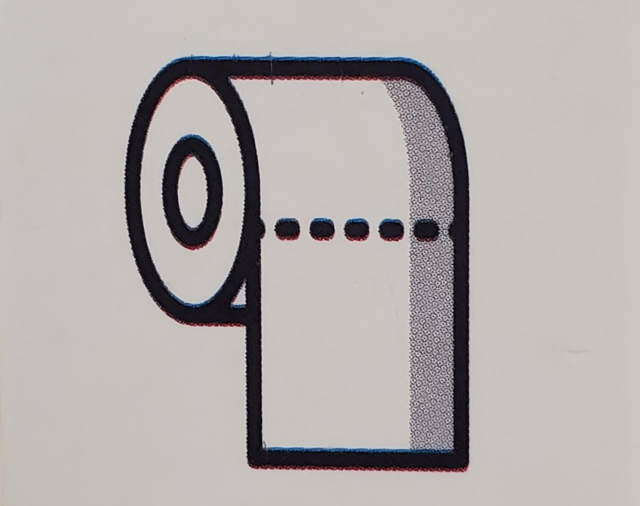
#> input picture Imagenes/Train2/Toilet_paper.jpeg, 1280 x 1012 px, found by its file name (shown at 1/2 size)
$ python Adjust_contrast.py
#> lines starting #> are read from the running program, lines starting #| are printed output that depends on the picture

from cProfile import label
import cv2 as cv
import numpy as np
import matplotlib.pyplot as plt

def rz(image, width=None, height=None, inter=cv.INTER_AREA):
#> called with width = 400, inter = 3
    dim = None
    (h, w) = image.shape[:2]
#> h = 1012; w = 1280

    if width is None and height is None:
        return image
    if width is None:
        r = height / float(h)
        dim = (int(w * r), height)
    else:
        r = width / float(w)
#> r = 0.312
        dim = (width, int(h * r))
#> dim = (400, 316)

    return cv.resize(image, dim, interpolation=inter)
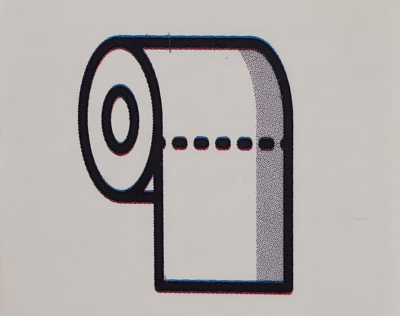
#> returned value: shape (316, 400, 3); mean of channels 0, 1, 2 171.4, 172.9, 177.9; drawn as B, G, R

#leer imagen
img = rz(cv.imread('D:\\DocumentosD\\UTP\\brazo\\Train2\\Toilet_paper.jpeg',cv.IMREAD_COLOR), width= 400 )


#intensity
def contrast_img(img, intensity):
#> called with intensity = 2
    if intensity >= 0 :
        intensity = np.absolute(intensity)
        intensity_max = np.ones(img.shape, dtype='uint8')*intensity
        bright_img = cv.multiply(img, intensity_max)
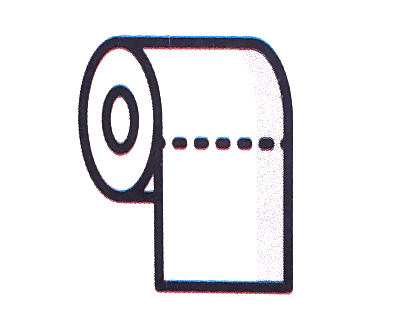
#> bright_img: shape (316, 400, 3); mean of channels 0, 1, 2 234.9, 232.7, 233.8; drawn as B, G, R
    else:
        intensity = np.absolute(intensity)
        intensity_max = np.ones(img.shape, dtype='uint8')*intensity
        bright_img = cv.divide(img, intensity_max)

    return bright_img

bimg = contrast_img(img, 2)
dimg = contrast_img(img, -2)
#> call 2 of contrast_img, with intensity = -2
#> in contrast_img (call 2), `bright_img = cv.divide(img, intensity_max)`:
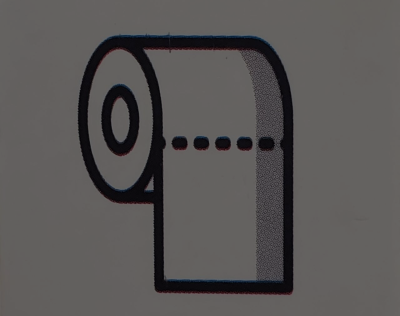
#> bright_img: shape (316, 400, 3); mean of channels 0, 1, 2 85.7, 86.5, 88.9; drawn as B, G, R
hist_img = cv.calcHist([cv.cvtColor(img, cv.COLOR_BGR2GRAY)], [0], None, [256], [0,256])
#> hist_img = 256 values, max 24986 at index 196, min 0 at index 0, mean 493.8
hist_bimg = cv.calcHist([cv.cvtColor(bimg, cv.COLOR_BGR2GRAY)], [0], None, [256], [0,256])
#> hist_bimg = 256 values, max 110133 at index 255, min 0 at index 0, mean 493.8
hist_dimg = cv.calcHist([cv.cvtColor(dimg, cv.COLOR_BGR2GRAY)], [0], None, [256], [0,256])
#> hist_dimg = 256 values, max 60949 at index 98, min 0 at index 0, mean 493.8

cv.imshow('result', np.hstack((img, bimg, dimg)))
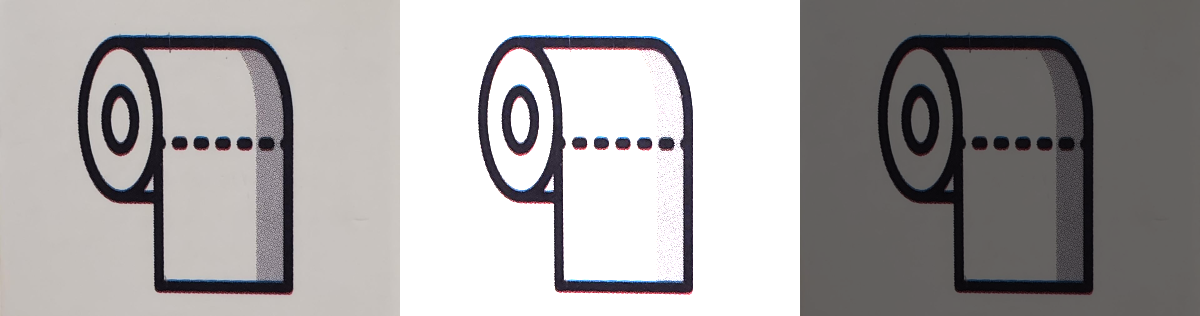
#> window 'result': shape (316, 1200, 3); mean B, G, R 164, 164, 166.9

fig, (ax1, ax2, ax3) = plt.subplots(nrows=1, ncols=3)

ax1.set_title('histogram')
ax1.set_xlabel('Bins')
ax1.set_ylabel('# of pixels')
ax1.plot(hist_img)
ax1.set_xlim([0,256])


ax2.set_title('histogram')
ax2.set_xlabel('Bins')
ax2.set_ylabel('# of pixels')
ax2.hist(cv.cvtColor(img, cv.COLOR_BGR2GRAY))


ax3.set_title('histogram')
ax3.set_xlabel('Bins')
ax3.set_ylabel('# of pixels')
ax3.plot(hist_dimg)
ax3.set_xlim([0,256])


plt.show()
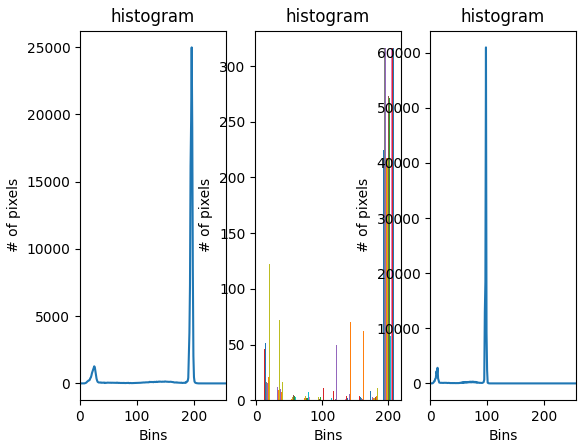
#> figure drawn by matplotlib, 3 panels; panel 1: curve peaks at x = 196, y = 24986; panel 2: tallest bar 225 high, from x = 192.6 to 192.6; panel 2: tallest bar 257 high, from x = 192.6 to 192.6; panel 2: tallest bar 260 high, from x = 192.6 to 192.7

cv.waitKey()
cv.destroyAllWindows()

$ run again, with Imagenes/Train2/apple.jpeg copied over Imagenes/Train2/Toilet_paper.jpeg
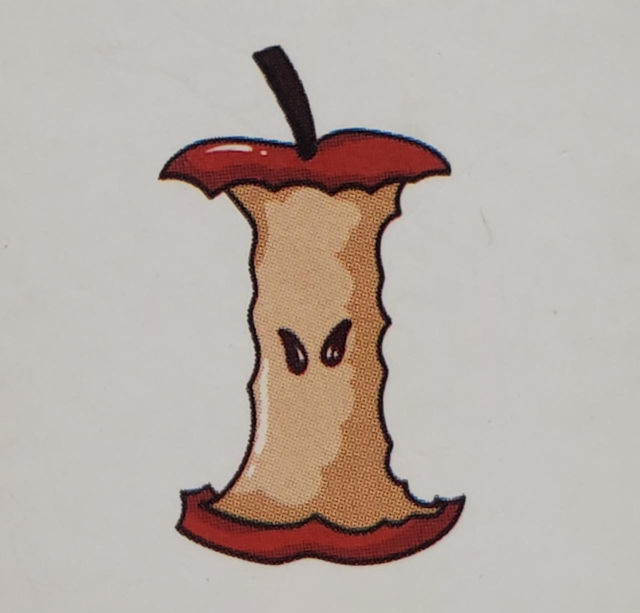
#> input picture Imagenes/Train2/apple.jpeg, 1280 x 1226 px, found by its file name (shown at 1/2 size)
#> in contrast_img (call 2), `bright_img = cv.divide(img, intensity_max)`:
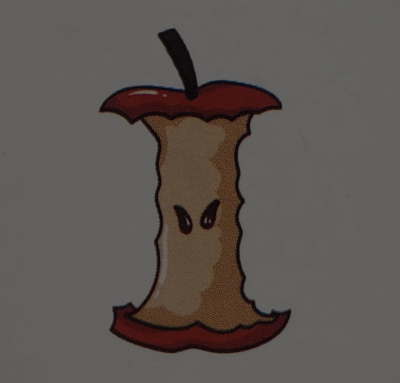
#> bright_img: shape (383, 400, 3); mean of channels 0, 1, 2 82.9, 86.2, 92.3; drawn as B, G, R
#> hist_img = 256 values, max 37806 at index 194, min 0 at index 0, mean 598.4
#> hist_bimg = 256 values, max 123949 at index 255, min 0 at index 0, mean 598.4
#> hist_dimg = 256 values, max 64368 at index 96, min 0 at index 0, mean 598.4
#> `plt.show()`:
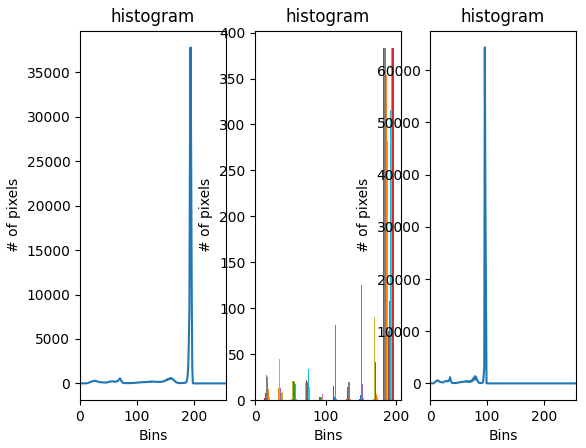
#> figure drawn by matplotlib, 3 panels; panel 1: curve peaks at x = 194, y = 37806; panel 2: tallest bar 383 high, from x = 181.7 to 181.8; panel 2: tallest bar 383 high, from x = 181.8 to 181.8; panel 2: tallest bar 383 high, from x = 181.8 to 181.8

$ run again, with Imagenes/Train2/bag.jpeg copied over Imagenes/Train2/Toilet_paper.jpeg
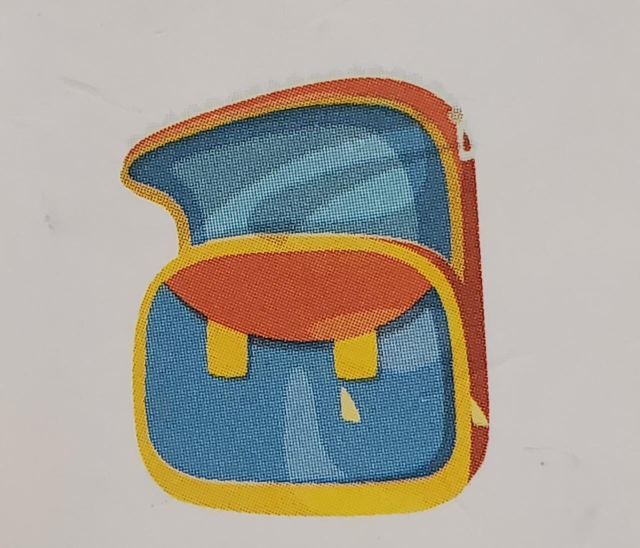
#> input picture Imagenes/Train2/bag.jpeg, 1280 x 1096 px, found by its file name (shown at 1/2 size)
#> in contrast_img (call 2), `bright_img = cv.divide(img, intensity_max)`:
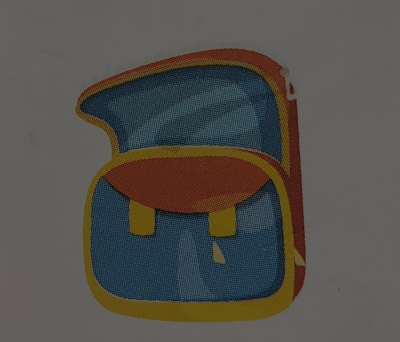
#> bright_img: shape (342, 400, 3); mean of channels 0, 1, 2 76.6, 81.1, 84.1; drawn as B, G, R
#> hist_img = 256 values, max 19436 at index 195, min 0 at index 0, mean 534.4
#> hist_bimg = 256 values, max 84280 at index 255, min 0 at index 0, mean 534.4
#> hist_dimg = 256 values, max 33530 at index 98, min 0 at index 0, mean 534.4
#> `plt.show()`:
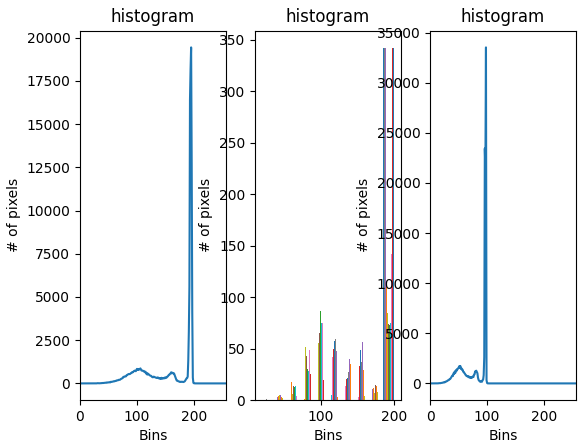
#> figure drawn by matplotlib, 3 panels; panel 1: curve peaks at x = 195, y = 19436; panel 2: tallest bar 342 high, from x = 185.4 to 185.5; panel 2: tallest bar 342 high, from x = 185.5 to 185.5; panel 2: tallest bar 342 high, from x = 185.5 to 185.6
